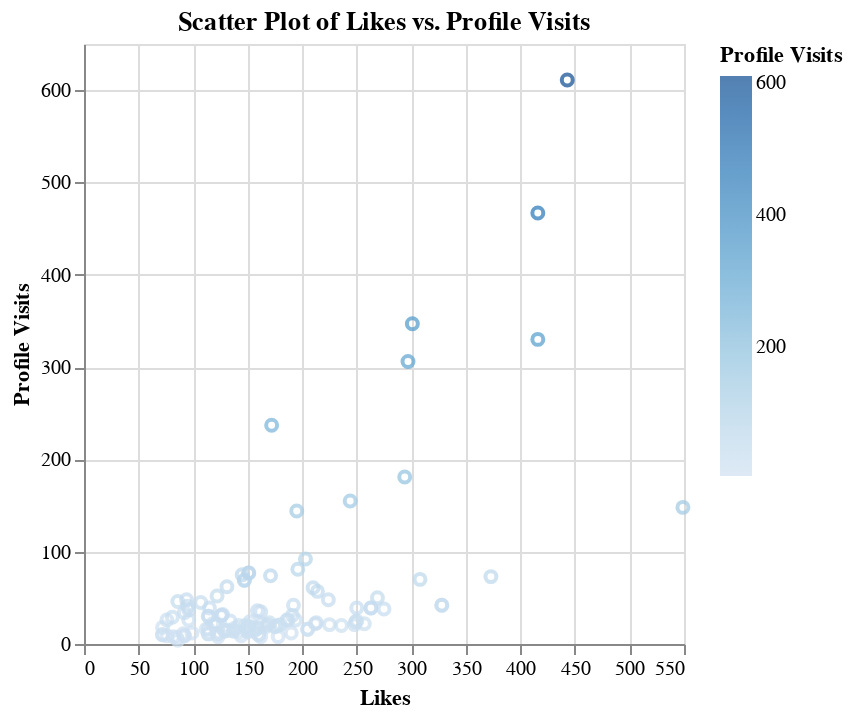

This figure's notebook cell:
### Code cell
#4. Scatter Plot for Likes vs. Profile Visits
scatter_likes_profile = alt.Chart(data).mark_point().encode(
    x='Likes:Q',
    y='Profile Visits:Q',
    color='Profile Visits:Q'
).properties(
    title='Scatter Plot of Likes vs. Profile Visits'
)

scatter_likes_profile
